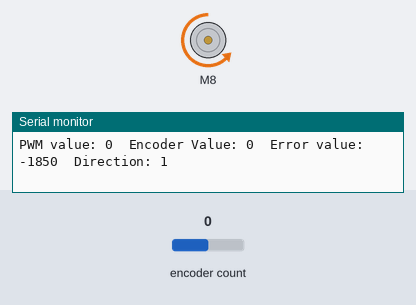
Bench run of a sketch on a simulated Arduino Uno, built with avr-gcc and run on an emulated ATmega328P. Parts: DC motor (green arrow = forward, orange = backward, longer = faster), the last lines printed to the serial monitor. The inputs (shaded band) are chosen by the test bench; at power-on: encoder count 0.

Above: at 1.2 s.
1.3 s: encoder count set to 1
At 1.6 s:
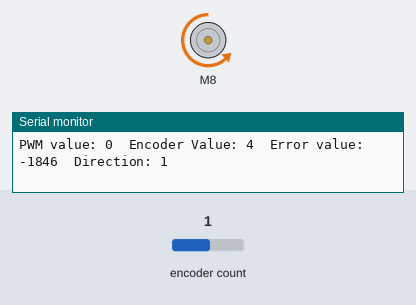
2.8 s: encoder count set to 5
At 4.0 s:
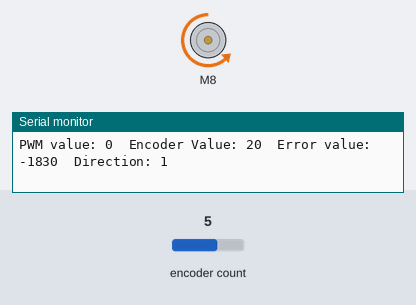
Timing chart, 0 to 5.8 s (numbered marks = the images above; inputs shaded):
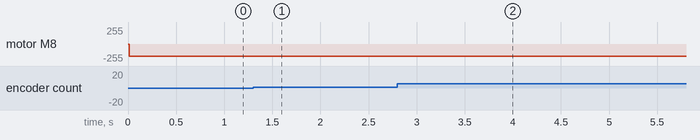

Measured:
- after the input at 1.3 s, motor M8: backward 185/255 → backward 184/255 at once
- after the input at 2.8 s, motor M8: backward 184/255 → backward 183/255 at once

The sketch:

p_controller_motor.ino
```cpp
#include <Encoder.h>
#include <L298N.h>

// Insert kp and final position values here
// For vertical position, desiredPos is 1250
// For parallel right, desiredPos is 1850
int desiredPos = 1850;
double kp = 0.1;
// Do not edit beyond this

int in1 = 9;
int in2 = 8;
int in2_1 = 7;
int m_en2 = 6;
int m_en1 = 5;

L298N motor(in1, in2,  in2_1);
Encoder enc(m_en1, m_en2);

long current_val = 0;
long error_val = 0;
long previousMillis = 0;
long interval = 10;
unsigned short driverPwm = 0;

void setup() {
  Serial.begin(115200);

  pinMode(in1, OUTPUT);
  pinMode(in2, OUTPUT);
}

void controlMotor(int speed, int dir){
  motor.setSpeed(speed);

  if(dir == L298N::BACKWARD)
    motor.run(L298N::FORWARD);
  else if (dir == L298N::FORWARD)
    motor.run(L298N::BACKWARD);
  else
    motor.run(L298N::STOP);

}

void loop() {
  unsigned long currentMillis = millis();
  long currEnc = enc.read();

  if(currentMillis - previousMillis > interval){
      error_val = currEnc - desiredPos;
      int effort = kp*error_val;
      int direction = (abs(error_val > 0 ) ? L298N::FORWARD : L298N::BACKWARD);
      previousMillis = currentMillis;
      controlMotor(effort, direction);

      Serial.print("PWM value: ");
      Serial.print(driverPwm);
      Serial.print("\tEncoder Value: ");
      Serial.print(currEnc);
      Serial.print("\tError value: ");
      Serial.print(error_val);
      Serial.print("\tDirection: ");
      Serial.println(direction);
    }
}
```
